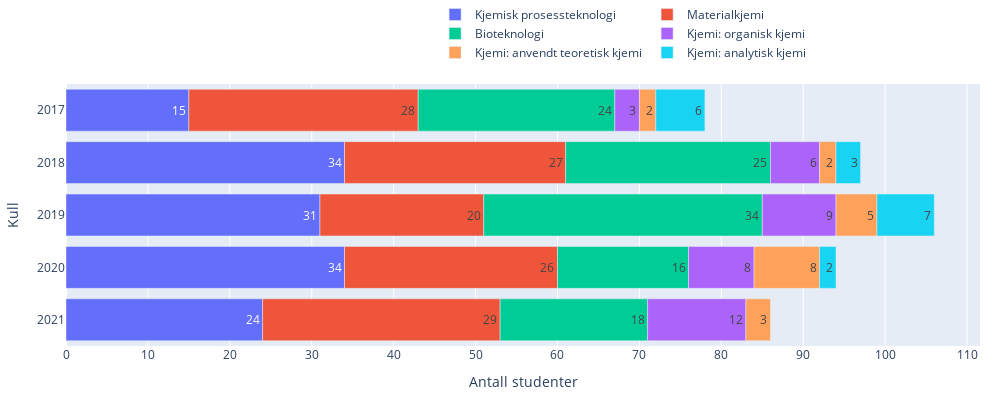

The code cell stored with this chart in its notebook:
### Markdown cell above
Tallene er hentet fra studieveileder

### Code cell
# This is far from the best method for writing the code for making a 
# stacked bar chart. It is just a quick and dirty way of doing it.

data = {
    "prosess":[15, 34, 31, 34, 24],
    "mattek": [28, 27, 20, 26, 29],
    "bio": [24, 25, 34, 16, 18],
    "organisk": [3, 6, 9, 8, 12],
    "anvendt" : [2, 2, 5, 8, 3],
    "analytisk": [6, 3, 7, 2],
    "years": [2017, 2018, 2019, 2020, 2021],
}

fig = go.Figure(
    data=[
        go.Bar(
            name="Kjemisk prosessteknologi",
            y=data["years"],
            x=data["prosess"],
            orientation='h',
            offsetgroup=1,
            text=[f'{val}' for val in data["prosess"]],
        ),
        go.Bar(
            name="Materialkjemi",
            y=data["years"],
            x=data["mattek"],
            orientation='h',
            offsetgroup=1,
            base=data["prosess"],
            text=[f'{val}' for val in data["mattek"]],
        ),
        go.Bar(
            name="Bioteknologi",
            y=data["years"],
            x=data["bio"],
            orientation='h',
            offsetgroup=1,
            base=[val1+val2 for val1, val2 in zip(data["prosess"],data["mattek"])],
            text=[f'{val}' for val in data["bio"]],
        ),
        go.Bar(
            name="Kjemi: organisk kjemi",
            y=data["years"],
            x=data["organisk"],
            orientation='h',
            offsetgroup=1,
            base=[val1+val2+val3 for val1, val2, val3 in zip(data["prosess"],data["mattek"], data["bio"])],
            text=[f'{val}' for val in data["organisk"]],
        ),
        go.Bar(
            name="Kjemi: anvendt teoretisk kjemi",
            y=data["years"],
            x=data["anvendt"],
            orientation='h',
            offsetgroup=1,
            base=[val1+val2+val3+val4 for val1, val2, val3, val4 in zip(data["prosess"],data["mattek"], data["bio"], data["organisk"])],
            text=[f'{val}' for val in data["anvendt"]],
        ),
        go.Bar(
            name="Kjemi: analytisk kjemi",
            y=data["years"],
            x=data["analytisk"],
            orientation='h',
            offsetgroup=1,
            base=[val1+val2+val3+val4+val5 for val1, val2, val3, val4, val5 in zip(data["prosess"],data["mattek"], data["bio"], data["organisk"], data["anvendt"])],
            text=[f'{val}' for val in data["analytisk"]],
        ),
    ],
)

fig.update_layout(
    height=400, 
    width=1000, 
    yaxis_title='Kull',
    xaxis_title='Antall studenter',
    margin=dict(l=20, r=20, t=20, b=20),
    legend=dict(orientation="h",
                yanchor="bottom",
                y=1.02,
                xanchor="right",
                x=0.7),
    xaxis = dict(tickmode ='linear', dtick=10),
    yaxis=dict(autorange="reversed")
)

fig.show()
fig.write_image(file="Spesialisering_Stolpe.pdf", format="pdf")

### Figure 1 — Plotly figure (JSON) as saved in the notebook; plotly's stock layout.template omitted (floating-point values rounded to 4 significant figures)
{"data": [{"name": "Kjemisk prosessteknologi", "offsetgroup": "1", "orientation": "h", "text": ["15", "34", "31", "34", "24"], "type": "bar", "x": [15, 34, 31, 34, 24], "y": [2017, 2018, 2019, 2020, 2021]}, {"base": [15, 34, 31, 34, 24], "name": "Materialkjemi", "offsetgroup": "1", "orientation": "h", "text": ["28", "27", "20", "26", "29"], "type": "bar", "x": [28, 27, 20, 26, 29], "y": [2017, 2018, 2019, 2020, 2021]}, {"base": [43, 61, 51, 60, 53], "name": "Bioteknologi", "offsetgroup": "1", "orientation": "h", "text": ["24", "25", "34", "16", "18"], "type": "bar", "x": [24, 25, 34, 16, 18], "y": [2017, 2018, 2019, 2020, 2021]}, {"base": [67, 86, 85, 76, 71], "name": "Kjemi: organisk kjemi", "offsetgroup": "1", "orientation": "h", "text": ["3", "6", "9", "8", "12"], "type": "bar", "x": [3, 6, 9, 8, 12], "y": [2017, 2018, 2019, 2020, 2021]}, {"base": [70, 92, 94, 84, 83], "name": "Kjemi: anvendt teoretisk kjemi", "offsetgroup": "1", "orientation": "h", "text": ["2", "2", "5", "8", "3"], "type": "bar", "x": [2, 2, 5, 8, 3], "y": [2017, 2018, 2019, 2020, 2021]}, {"base": [72, 94, 99, 92, 86], "name": "Kjemi: analytisk kjemi", "offsetgroup": "1", "orientation": "h", "text": ["6", "3", "7", "2"], "type": "bar", "x": [6, 3, 7, 2], "y": [2017, 2018, 2019, 2020, 2021]}], "layout": {"height": 400, "legend": {"orientation": "h", "x": 0.7, "xanchor": "right", "y": 1.02, "yanchor": "bottom"}, "margin": {"b": 20, "l": 20, "r": 20, "t": 20}, "width": 1000, "xaxis": {"dtick": 10, "tickmode": "linear", "title": {"text": "Antall studenter"}}, "yaxis": {"autorange": "reversed", "title": {"text": "Kull"}}}}
